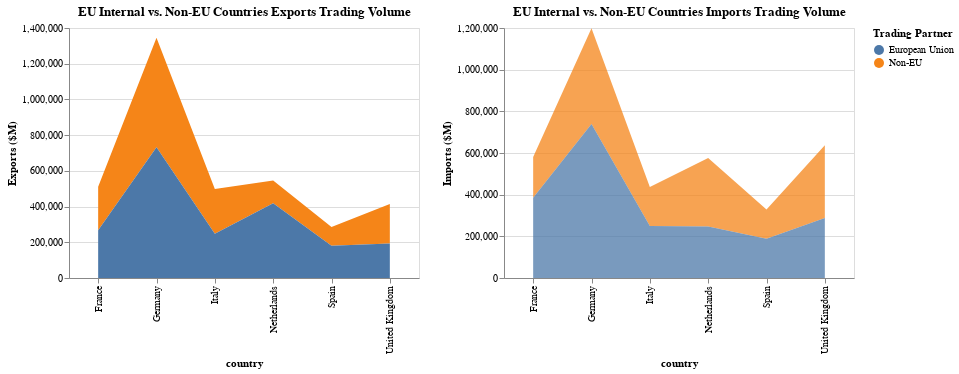

This figure's notebook cell:
### Code cell
my_altair.get_eu_versus_noneu_trading_chart()

### Figure 1 — Vega-Lite specification as saved in the notebook (floating-point values rounded to 4 significant figures)
{"config": {"view": {"continuousWidth": 400, "continuousHeight": 300}}, "hconcat": [{"mark": {"type": "area", "opacity": 1}, "encoding": {"color": {"field": "Trading Partner", "type": "nominal"}, "order": {"field": "Trading Partner", "sort": "ascending", "type": "nominal"}, "tooltip": {"field": "Exports ($M)", "format": "$,.0f", "type": "quantitative"}, "x": {"field": "country", "type": "nominal"}, "y": {"field": "Exports ($M)", "type": "quantitative"}}, "height": 250, "resolve": {"scale": {"y": "independent"}}, "selection": {"Year": {"type": "single", "bind": {"input": "range", "max": 2020, "min": 2014, "step": 1}, "fields": ["year"], "init": {"year": 2020}}}, "title": "EU Internal vs. Non-EU Countries Exports Trading Volume", "transform": [{"filter": {"selection": "Year"}}], "width": 350}, {"mark": {"type": "area", "opacity": 0.75}, "encoding": {"color": {"field": "Trading Partner", "type": "nominal"}, "order": {"field": "Trading Partner", "sort": "ascending", "type": "nominal"}, "tooltip": {"field": "Imports ($M)", "format": "$,.0f", "type": "quantitative"}, "x": {"field": "country", "type": "nominal"}, "y": {"field": "Imports ($M)", "type": "quantitative"}}, "height": 250, "resolve": {"scale": {"y": "independent"}}, "selection": {"Year": {"type": "single", "bind": {"input": "range", "max": 2020, "min": 2014, "step": 1}, "fields": ["year"], "init": {"year": 2020}}}, "title": "EU Internal vs. Non-EU Countries Imports Trading Volume", "transform": [{"filter": {"selection": "Year"}}], "width": 350}], "data": {"name": "data-3bafc5e486d8c52fbcc9be5fa9fa1fbf"}, "$schema": "https://vega.github.io/schema/vega-lite/v4.17.0.json", "datasets": {"data-3bafc5e486d8c52fbcc9be5fa9fa1fbf": [{"index": 0, "country": "France", "year": 2014, "Total Trade ($M)": 506000.0, "Exports ($M)": 271700.0, "Imports ($M)": 234300.0, "Trading Partner": "Non-EU"}, {"index": 33, "country": "Spain", "year": 2019, "Total Trade ($M)": 280200.0, "Exports ($M)": 113600.0, "Imports ($M)": 166600.0, "Trading Partner": "Non-EU"}, {"index": 24, "country": "Netherlands", "year": 2017, "Total Trade ($M)": 436300.0, "Exports ($M)": 121000.0, "Imports ($M)": 315400.0, "Trading Partner": "Non-EU"}, {"index": 25, "country": "Netherlands", "year": 2018, "Total Trade ($M)": 495400.0, "Exports ($M)": 138700.0, "Imports ($M)": 356800.0, "Trading Partner": "Non-EU"}, {"index": 26, "country": "Netherlands", "year": 2019, "Total Trade ($M)": 489600.0, "Exports ($M)": 135900.0, "Imports ($M)": 353700.0, "Trading Partner": "Non-EU"}, {"index": 27, "country": "Netherlands", "year": 2020, "Total Trade ($M)": 456000.0, "Exports ($M)": 126900.0, "Imports ($M)": 329000.0, "Trading Partner": "Non-EU"}, {"index": 28, "country": "Spain", "year": 2014, "Total Trade ($M)": 276300.0, "Exports ($M)": 114300.0, "Imports ($M)": 162100.0, "Trading Partner": "Non-EU"}, {"index": 29, "country": "Spain", "year": 2015, "Total Trade ($M)": 233900.0, "Exports ($M)": 102000.0, "Imports ($M)": 131900.0, "Trading Partner": "Non-EU"}, {"index": 30, "country": "Spain", "year": 2016, "Total Trade ($M)": 229200.0, "Exports ($M)": 100600.0, "Imports ($M)": 128700.0, "Trading Partner": "Non-EU"}, {"index": 32, "country": "Spain", "year": 2018, "Total Trade ($M)": 290700.0, "Exports ($M)": 117100.0, "Imports ($M)": 173600.0, "Trading Partner": "Non-EU"}, {"index": 34, "country": "Spain", "year": 2020, "Total Trade ($M)": 245500.0, "Exports ($M)": 105100.0, "Imports ($M)": 140400.0, "Trading Partner": "Non-EU"}, {"index": 22, "country": "Netherlands", "year": 2015, "Total Trade ($M)": 396300.0, "Exports ($M)": 112200.0, "Imports ($M)": 284200.0, "Trading Partner": "Non-EU"}, {"index": 35, "country": "United Kingdom", "year": 2014, "Total Trade ($M)": 604800.0, "Exports ($M)": 272500.0, "Imports ($M)": 332300.0, "Trading Partner": "Non-EU"}, {"index": 36, "country": "United Kingdom", "year": 2015, "Total Trade ($M)": 558900.0, "Exports ($M)": 252500.0, "Imports ($M)": 306400.0, "Trading Partner": "Non-EU"}, {"index": 37, "country": "United Kingdom", "year": 2016, "Total Trade ($M)": 552100.0, "Exports ($M)": 221300.0, "Imports ($M)": 330800.0, "Trading Partner": "Non-EU"}, {"index": 38, "country": "United Kingdom", "year": 2017, "Total Trade ($M)": 564400.0, "Exports ($M)": 239000.0, "Imports ($M)": 325500.0, "Trading Partner": "Non-EU"}, {"index": 39, "country": "United Kingdom", "year": 2018, "Total Trade ($M)": 609700.0, "Exports ($M)": 276300.0, "Imports ($M)": 333400.0, "Trading Partner": "Non-EU"}, {"index": 40, "country": "United Kingdom", "year": 2019, "Total Trade ($M)": 622900.0, "Exports ($M)": 258600.0, "Imports ($M)": 364300.0, "Trading Partner": "Non-EU"}, {"index": 41, "country": "United Kingdom", "year": 2020, "Total Trade ($M)": 569800.0, "Exports ($M)": 221100.0, "Imports ($M)": 348600.0, "Trading Partner": "Non-EU"}, {"index": 1, "country": "France", "year": 2015, "Total Trade ($M)": 440100.0, "Exports ($M)": 246300.0, "Imports ($M)": 193800.0, "Trading Partner": "Non-EU"}, {"index": 23, "country": "Netherlands", "year": 2016, "Total Trade ($M)": 379000.0, "Exports ($M)": 107800.0, "Imports ($M)": 271300.0, "Trading Partner": "Non-EU"}, {"index": 31, "country": "Spain", "year": 2017, "Total Trade ($M)": 263600.0, "Exports ($M)": 111200.0, "Imports ($M)": 152400.0, "Trading Partner": "Non-EU"}, {"index": 21, "country": "Netherlands", "year": 2014, "Total Trade ($M)": 460600.0, "Exports ($M)": 133400.0, "Imports ($M)": 327200.0, "Trading Partner": "Non-EU"}, {"index": 11, "country": "Germany", "year": 2018, "Total Trade ($M)": 1179000.0, "Exports ($M)": 682300.0, "Imports ($M)": 497000.0, "Trading Partner": "Non-EU"}, {"index": 20, "country": "Italy", "year": 2020, "Total Trade ($M)": 439200.0, "Exports ($M)": 251300.0, "Imports ($M)": 188000.0, "Trading Partner": "Non-EU"}, {"index": 3, "country": "France", "year": 2017, "Total Trade ($M)": 476600.0, "Exports ($M)": 268800.0, "Imports ($M)": 207800.0, "Trading Partner": "Non-EU"}, {"index": 4, "country": "France", "year": 2018, "Total Trade ($M)": 521600.0, "Exports ($M)": 286800.0, "Imports ($M)": 234800.0, "Trading Partner": "Non-EU"}, {"index": 5, "country": "France", "year": 2019, "Total Trade ($M)": 524200.0, "Exports ($M)": 292800.0, "Imports ($M)": 231500.0, "Trading Partner": "Non-EU"}, {"index": 6, "country": "France", "year": 2020, "Total Trade ($M)": 438700.0, "Exports ($M)": 242800.0, "Imports ($M)": 196000.0, "Trading Partner": "Non-EU"}, {"index": 7, "country": "Germany", "year": 2014, "Total Trade ($M)": 1152000.0, "Exports ($M)": 683500.0, "Imports ($M)": 468200.0, "Trading Partner": "Non-EU"}, {"index": 8, "country": "Germany", "year": 2015, "Total Trade ($M)": 1021000.0, "Exports ($M)": 611500.0, "Imports ($M)": 409700.0, "Trading Partner": "Non-EU"}, {"index": 9, "country": "Germany", "year": 2016, "Total Trade ($M)": 1000000.0, "Exports ($M)": 592700.0, "Imports ($M)": 407300.0, "Trading Partner": "Non-EU"}, {"index": 10, "country": "Germany", "year": 2017, "Total Trade ($M)": 1083000.0, "Exports ($M)": 633700.0, "Imports ($M)": 449800.0, "Trading Partner": "Non-EU"}, {"index": 2, "country": "France", "year": 2016, "Total Trade ($M)": 432900.0, "Exports ($M)": 244300.0, "Imports ($M)": 188500.0, "Trading Partner": "Non-EU"}, {"index": 12, "country": "Germany", "year": 2019, "Total Trade ($M)": 1143000.0, "Exports ($M)": 663100.0, "Imports ($M)": 480000.0, "Trading Partner": "Non-EU"}, {"index": 16, "country": "Italy", "year": 2016, "Total Trade ($M)": 416300.0, "Exports ($M)": 237400.0, "Imports ($M)": 178800.0, "Trading Partner": "Non-EU"}, {"index": 18, "country": "Italy", "year": 2018, "Total Trade ($M)": 510900.0, "Exports ($M)": 281000.0, "Imports ($M)": 229900.0, "Trading Partner": "Non-EU"}, {"index": 17, "country": "Italy", "year": 2017, "Total Trade ($M)": 464300.0, "Exports ($M)": 262700.0, "Imports ($M)": 201600.0, "Trading Partner": "Non-EU"}, {"index": 19, "country": "Italy", "year": 2019, "Total Trade ($M)": 493800.0, "Exports ($M)": 279200.0, "Imports ($M)": 214600.0, "Trading Partner": "Non-EU"}, {"index": 15, "country": "Italy", "year": 2015, "Total Trade ($M)": 429900.0, "Exports ($M)": 240300.0, "Imports ($M)": 189600.0, "Trading Partner": "Non-EU"}, {"index": 14, "country": "Italy", "year": 2014, "Total Trade ($M)": 491800.0, "Exports ($M)": 267100.0, "Imports ($M)": 224700.0, "Trading Partner": "Non-EU"}, {"index": 13, "country": "Germany", "year": 2020, "Total Trade ($M)": 1071000.0, "Exports ($M)": 612700.0, "Imports ($M)": 458500.0, "Trading Partner": "Non-EU"}, {"index": 19959, "country": "Spain", "year": 2017, "Total Trade ($M)": 374000.0, "Exports ($M)": 178000.0, "Imports ($M)": 196100.0, "Trading Partner": "European Union"}, {"index": 14888, "country": "Netherlands", "year": 2016, "Total Trade ($M)": 570900.0, "Exports ($M)": 363100.0, "Imports ($M)": 207800.0, "Trading Partner": "European Union"}, {"index": 15067, "country": "Netherlands", "year": 2017, "Total Trade ($M)": 647500.0, "Exports ($M)": 413200.0, "Imports ($M)": 234300.0, "Trading Partner": "European Union"}, {"index": 15246, "country": "Netherlands", "year": 2018, "Total Trade ($M)": 720900.0, "Exports ($M)": 462200.0, "Imports ($M)": 258700.0, "Trading Partner": "European Union"}, {"index": 15425, "country": "Netherlands", "year": 2019, "Total Trade ($M)": 696000.0, "Exports ($M)": 440300.0, "Imports ($M)": 255600.0, "Trading Partner": "European Union"}, {"index": 15603, "country": "Netherlands", "year": 2020, "Total Trade ($M)": 666300.0, "Exports ($M)": 419300.0, "Imports ($M)": 247000.0, "Trading Partner": "European Union"}, {"index": 19422, "country": "Spain", "year": 2014, "Total Trade ($M)": 395900.0, "Exports ($M)": 190400.0, "Imports ($M)": 205600.0, "Trading Partner": "European Union"}, {"index": 19602, "country": "Spain", "year": 2015, "Total Trade ($M)": 324500.0, "Exports ($M)": 150400.0, "Imports ($M)": 174100.0, "Trading Partner": "European Union"}, {"index": 19782, "country": "Spain", "year": 2016, "Total Trade ($M)": 337000.0, "Exports ($M)": 158200.0, "Imports ($M)": 178700.0, "Trading Partner": "European Union"}, {"index": 21901, "country": "United Kingdom", "year": 2014, "Total Trade ($M)": 601100.0, "Exports ($M)": 240300.0, "Imports ($M)": 360800.0, "Trading Partner": "European Union"}, {"index": 20138, "country": "Spain", "year": 2018, "Total Trade ($M)": 407400.0, "Exports ($M)": 193800.0, "Imports ($M)": 213600.0, "Trading Partner": "European Union"}, {"index": 20317, "country": "Spain", "year": 2019, "Total Trade ($M)": 394100.0, "Exports ($M)": 190500.0, "Imports ($M)": 203700.0, "Trading Partner": "European Union"}, {"index": 20496, "country": "Spain", "year": 2020, "Total Trade ($M)": 369100.0, "Exports ($M)": 180800.0, "Imports ($M)": 188300.0, "Trading Partner": "European Union"}, {"index": 14528, "country": "Netherlands", "year": 2014, "Total Trade ($M)": 758600.0, "Exports ($M)": 488900.0, "Imports ($M)": 269700.0, "Trading Partner": "European Union"}, {"index": 22081, "country": "United Kingdom", "year": 2015, "Total Trade ($M)": 538700.0, "Exports ($M)": 204700.0, "Imports ($M)": 334000.0, "Trading Partner": "European Union"}, {"index": 22261, "country": "United Kingdom", "year": 2016, "Total Trade ($M)": 519200.0, "Exports ($M)": 199600.0, "Imports ($M)": 319600.0, "Trading Partner": "European Union"}, {"index": 22439, "country": "United Kingdom", "year": 2017, "Total Trade ($M)": 547700.0, "Exports ($M)": 216400.0, "Imports ($M)": 331300.0, "Trading Partner": "European Union"}, {"index": 22617, "country": "United Kingdom", "year": 2018, "Total Trade ($M)": 585900.0, "Exports ($M)": 232300.0, "Imports ($M)": 353700.0, "Trading Partner": "European Union"}, {"index": 22795, "country": "United Kingdom", "year": 2019, "Total Trade ($M)": 560200.0, "Exports ($M)": 217600.0, "Imports ($M)": 342700.0, "Trading Partner": "European Union"}, {"index": 14708, "country": "Netherlands", "year": 2015, "Total Trade ($M)": 570700.0, "Exports ($M)": 362400.0, "Imports ($M)": 208300.0, "Trading Partner": "European Union"}, {"index": 4964, "country": "France", "year": 2014, "Total Trade ($M)": 813200.0, "Exports ($M)": 355400.0, "Imports ($M)": 457800.0, "Trading Partner": "European Union"}, {"index": 11948, "country": "Italy", "year": 2020, "Total Trade ($M)": 496300.0, "Exports ($M)": 247100.0, "Imports ($M)": 249200.0, "Trading Partner": "European Union"}, {"index": 6577, "country": "Germany", "year": 2016, "Total Trade ($M)": 1333000.0, "Exports ($M)": 677100.0, "Imports ($M)": 656400.0, "Trading Partner": "European Union"}, {"index": 5144, "country": "France", "year": 2015, "Total Trade ($M)": 636300.0, "Exports ($M)": 267800.0, "Imports ($M)": 368500.0, "Trading Partner": "European Union"}, {"index": 5324, "country": "France", "year": 2016, "Total Trade ($M)": 640000.0, "Exports ($M)": 268500.0, "Imports ($M)": 371500.0, "Trading Partner": "European Union"}, {"index": 5503, "country": "France", "year": 2017, "Total Trade ($M)": 694500.0, "Exports ($M)": 291000.0, "Imports ($M)": 403500.0, "Trading Partner": "European Union"}, {"index": 5682, "country": "France", "year": 2018, "Total Trade ($M)": 744600.0, "Exports ($M)": 308200.0, "Imports ($M)": 436400.0, "Trading Partner": "European Union"}, {"index": 5861, "country": "France", "year": 2019, "Total Trade ($M)": 719200.0, "Exports ($M)": 302000.0, "Imports ($M)": 417200.0, "Trading Partner": "European Union"}, {"index": 6039, "country": "France", "year": 2020, "Total Trade ($M)": 652700.0, "Exports ($M)": 268000.0, "Imports ($M)": 384700.0, "Trading Partner": "European Union"}, {"index": 6217, "country": "Germany", "year": 2014, "Total Trade ($M)": 1633000.0, "Exports ($M)": 842600.0, "Imports ($M)": 790400.0, "Trading Partner": "European Union"}, {"index": 6397, "country": "Germany", "year": 2015, "Total Trade ($M)": 1299000.0, "Exports ($M)": 654700.0, "Imports ($M)": 644700.0, "Trading Partner": "European Union"}, {"index": 6756, "country": "Germany", "year": 2017, "Total Trade ($M)": 1471000.0, "Exports ($M)": 747500.0, "Imports ($M)": 723800.0, "Trading Partner": "European Union"}, {"index": 11770, "country": "Italy", "year": 2019, "Total Trade ($M)": 530400.0, "Exports ($M)": 260300.0, "Imports ($M)": 270100.0, "Trading Partner": "European Union"}, {"index": 6935, "country": "Germany", "year": 2018, "Total Trade ($M)": 1628000.0, "Exports ($M)": 822400.0, "Imports ($M)": 805300.0, "Trading Partner": "European Union"}, {"index": 7114, "country": "Germany", "year": 2019, "Total Trade ($M)": 1556000.0, "Exports ($M)": 778000.0, "Imports ($M)": 778300.0, "Trading Partner": "European Union"}, {"index": 7293, "country": "Germany", "year": 2020, "Total Trade ($M)": 1472000.0, "Exports ($M)": 732400.0, "Imports ($M)": 739700.0, "Trading Partner": "European Union"}, {"index": 10878, "country": "Italy", "year": 2014, "Total Trade ($M)": 545300.0, "Exports ($M)": 275000.0, "Imports ($M)": 270300.0, "Trading Partner": "European Union"}, {"index": 11058, "country": "Italy", "year": 2015, "Total Trade ($M)": 443500.0, "Exports ($M)": 214900.0, "Imports ($M)": 228600.0, "Trading Partner": "European Union"}, {"index": 11238, "country": "Italy", "year": 2016, "Total Trade ($M)": 456400.0, "Exports ($M)": 222000.0, "Imports ($M)": 234400.0, "Trading Partner": "European Union"}, {"index": 11417, "country": "Italy", "year": 2017, "Total Trade ($M)": 504900.0, "Exports ($M)": 245400.0, "Imports ($M)": 259500.0, "Trading Partner": "European Union"}, {"index": 11592, "country": "Italy", "year": 2018, "Total Trade ($M)": 555200.0, "Exports ($M)": 272600.0, "Imports ($M)": 282600.0, "Trading Partner": "European Union"}, {"index": 22973, "country": "United Kingdom", "year": 2020, "Total Trade ($M)": 481200.0, "Exports ($M)": 192900.0, "Imports ($M)": 288300.0, "Trading Partner": "European Union"}]}}
